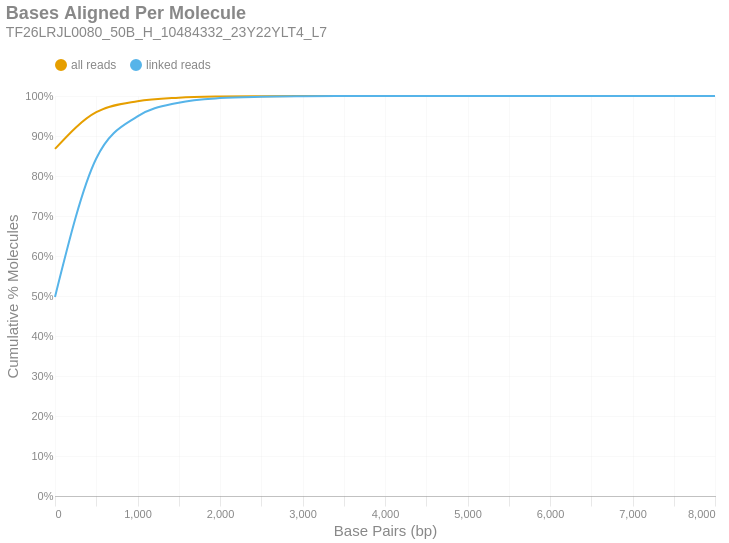

Here is the notebook cell this chart was saved with:
### Markdown cell above
### Bases Aligned Per Molecule
This is a cumulative frequency distribution showing the number of base pairs aligned per unique molecule. These data are shown in 500 bp bins. There are two distributions: one with `all reads` (yellow) and another with only `linked reads` (blue). The percent of molecules in the `linked reads` distribution is relative to the total number of linked molecules.

### Code cell
if SKIPLR:
    print_html(f"Skipped")
else:
    binned_df = consolidated_hist(valids['aligned_bp'], mask, 500, True)
    with SafeRender(binned_df):
        (
            density_plot(binned_df, 'Bases Aligned Per Molecule', samplename, 'basesper')
            .encode(
                x=alt.X('bin:Q', title="Base Pairs (bp)").axis(tickMinStep=500).scale(padding=0),
                y=alt.Y('value:Q', title='Cumulative % Molecules')
                    .axis(format='%')
                    .scale(domain = [0,1])
                    .stack(False),
                color=alt.Color("key:N").scale(domain = ["all reads", "linked reads"]),
                tooltip = [
                    alt.Tooltip("key:N", title = "Data Type"),
                    alt.Tooltip("range_label:N", title="Bases Aligned Per Molecule"),
                    alt.Tooltip("value:Q", format = ".2%", title="% Molecules (Cum.)")
                ]
            )
        ).display()

### Figure 1 — Vega-Lite specification as saved in the notebook (floating-point values rounded to 4 significant figures)
{"width": "container", "height": 400, "config": {"title": {"anchor": "start", "dy": -15, "fontSize": 18, "color": "#888888", "subtitleColor": "#888888", "subtitleFontSize": 14}, "arc": {"fill": "#0072B2"}, "axis": {"domainColor": "#888888", "domainWidth": 0.5, "gridWidth": 0.2, "grid": false, "titleFontWeight": 400, "titleFontSize": 15, "labelFontSize": 11, "labelColor": "#888888", "tickColor": "#888888", "tickWidth": 0.2, "titleColor": "#888888"}, "axisBand": {"grid": false}, "axisX": {"grid": true, "tickSize": 10, "domainCap": "round"}, "axisY": {"domain": false, "grid": true, "tickSize": 0, "domainCap": "round"}, "background": "transparent", "header": {"labelFontSize": 15, "labelColor": "#888888", "titleFontSize": 15, "titleFontWeight": 600, "titleColor": "#888888"}, "legend": {"labelFont": "sans-serif", "labelFontSize": 12, "labelColor": "#888888", "symbolSize": 100, "symbolType": "circle", "titleFontSize": 12, "titlePadding": 10, "titleColor": "#888888", "title": null, "orient": "top"}, "range": {"category": ["#E69F00", "#56B4E9", "#009E73", "#F0E442", "#0072B2", "#D55E00", "#CC79A7", "#000000"], "diverging": ["#cfe8f3", "#a2d4ec", "#73bfe2", "#46abdb", "#1696d2", "#12719e"]}, "area": {"fill": "#0072B2", "fillOpacity": 0.7, "line": true, "strokeOpacity": 0.7}, "line": {"color": "#0072B2", "stroke": "#0072B2", "strokeWidth": 2}, "trail": {"color": "#0072B2", "stroke": "#0072B2", "strokeWidth": 0, "size": 1}, "point": {"filled": true, "fillOpacity": 1.0, "size": 95}, "text": {"color": "#888888", "fontSize": 11, "align": "right", "fontWeight": 400, "size": 11}, "bar": {"fill": "#0072B2", "stroke": null}, "view": {"stroke": null, "continuousWidth": 660, "continuousHeight": 400}}, "data": {"name": "data-2816047ed889f3c40070806520638811"}, "mark": {"type": "line", "interpolate": "monotone", "point": {"opacity": 0, "size": 275}}, "encoding": {"color": {"field": "key", "scale": {"domain": ["all reads", "linked reads"]}, "type": "nominal"}, "tooltip": [{"field": "key", "title": "Data Type", "type": "nominal"}, {"field": "range_label", "title": "Bases Aligned Per Molecule", "type": "nominal"}, {"field": "value", "format": ".2%", "title": "% Molecules (Cum.)", "type": "quantitative"}], "x": {"axis": {"tickMinStep": 500}, "field": "bin", "scale": {"padding": 0}, "title": "Base Pairs (bp)", "type": "quantitative"}, "y": {"axis": {"format": "%"}, "field": "value", "scale": {"domain": [0, 1]}, "stack": false, "title": "Cumulative % Molecules", "type": "quantitative"}}, "params": [{"name": "param_c36ac31b6afebe62", "select": {"type": "point", "fields": ["key"]}, "bind": "legend"}], "title": {"text": "Bases Aligned Per Molecule", "subtitle": "TF26LRJL0080_50B_H_10484332_23Y22YLT4_L7"}, "transform": [{"fold": ["all reads (cumsum)", "linked reads (cumsum)"]}, {"calculate": "replace(datum.key, ' (cumsum)', '')", "as": "key"}, {"filter": {"param": "param_c36ac31b6afebe62"}}], "usermeta": {"embedOptions": {"downloadFileName": "TF26LRJL0080_50B_H_10484332_23Y22YLT4_L7.basesper"}}, "$schema": "https://vega.github.io/schema/vega-lite/v6.4.1.json", "datasets": {"data-2816047ed889f3c40070806520638811": [{"bin": "0.0", "interval": "0.0-500.0", "all reads": 0.8677, "linked reads": 0.4976, "all reads (cumsum)": 0.8677, "linked reads (cumsum)": 0.4976, "range_label": "0-499"}, {"bin": "500.0", "interval": "500.0-1000.0", "all reads": 0.09199, "linked reads": 0.346, "all reads (cumsum)": 0.9597, "linked reads (cumsum)": 0.8436, "range_label": "500-999"}, {"bin": "1000.0", "interval": "1000.0-1500.0", "all reads": 0.0272, "linked reads": 0.1053, "all reads (cumsum)": 0.9869, "linked reads (cumsum)": 0.949, "range_label": "1000-1499"}, {"bin": "1500.0", "interval": "1500.0-2000.0", "all reads": 0.0088, "linked reads": 0.03434, "all reads (cumsum)": 0.9957, "linked reads (cumsum)": 0.9833, "range_label": "1500-1999"}, {"bin": "2000.0", "interval": "2000.0-2500.0", "all reads": 0.002924, "linked reads": 0.01142, "all reads (cumsum)": 0.9987, "linked reads (cumsum)": 0.9947, "range_label": "2000-2499"}, {"bin": "2500.0", "interval": "2500.0-3000.0", "all reads": 0.0008697, "linked reads": 0.003399, "all reads (cumsum)": 0.9995, "linked reads (cumsum)": 0.9981, "range_label": "2500-2999"}, {"bin": "3000.0", "interval": "3000.0-3500.0", "all reads": 0.0003136, "linked reads": 0.001225, "all reads (cumsum)": 0.9998, "linked reads (cumsum)": 0.9994, "range_label": "3000-3499"}, {"bin": "3500.0", "interval": "3500.0-4000.0", "all reads": 0.0001048, "linked reads": 0.0004098, "all reads (cumsum)": 0.9999, "linked reads (cumsum)": 0.9998, "range_label": "3500-3999"}, {"bin": "4000.0", "interval": "4000.0-4500.0", "all reads": 3.668e-05, "linked reads": 0.0001434, "all reads (cumsum)": 1.0, "linked reads (cumsum)": 0.9999, "range_label": "4000-4499"}, {"bin": "4500.0", "interval": "4500.0-5000.0", "all reads": 1.117e-05, "linked reads": 4.367e-05, "all reads (cumsum)": 1.0, "linked reads (cumsum)": 1.0, "range_label": "4500-4999"}, {"bin": "5000.0", "interval": "5000.0-5500.0", "all reads": 5.214e-06, "linked reads": 2.038e-05, "all reads (cumsum)": 1.0, "linked reads (cumsum)": 1.0, "range_label": "5000-5499"}, {"bin": "5500.0", "interval": "5500.0-6000.0", "all reads": 2.048e-06, "linked reads": 8.007e-06, "all reads (cumsum)": 1.0, "linked reads (cumsum)": 1.0, "range_label": "5500-5999"}, {"bin": "6000.0", "interval": "6000.0-6500.0", "all reads": 1.117e-06, "linked reads": 4.367e-06, "all reads (cumsum)": 1.0, "linked reads (cumsum)": 1.0, "range_label": "6000-6499"}, {"bin": "6500.0", "interval": "6500.0-7000.0", "all reads": 9.31e-07, "linked reads": 3.639e-06, "all reads (cumsum)": 1.0, "linked reads (cumsum)": 1.0, "range_label": "6500-6999"}, {"bin": "7000.0", "interval": "7000.0-7500.0", "all reads": 0.0, "linked reads": 0.0, "all reads (cumsum)": 1.0, "linked reads (cumsum)": 1.0, "range_label": "7000-7499"}, {"bin": "7500.0", "interval": "7500.0-8000.0", "all reads": 0.0, "linked reads": 0.0, "all reads (cumsum)": 1.0, "linked reads (cumsum)": 1.0, "range_label": "7500-7999"}, {"bin": "8000.0", "interval": "8000.0-8500.0", "all reads": 1.862e-07, "linked reads": 7.279e-07, "all reads (cumsum)": 1.0, "linked reads (cumsum)": 1.0, "range_label": "8000-8499"}]}}
